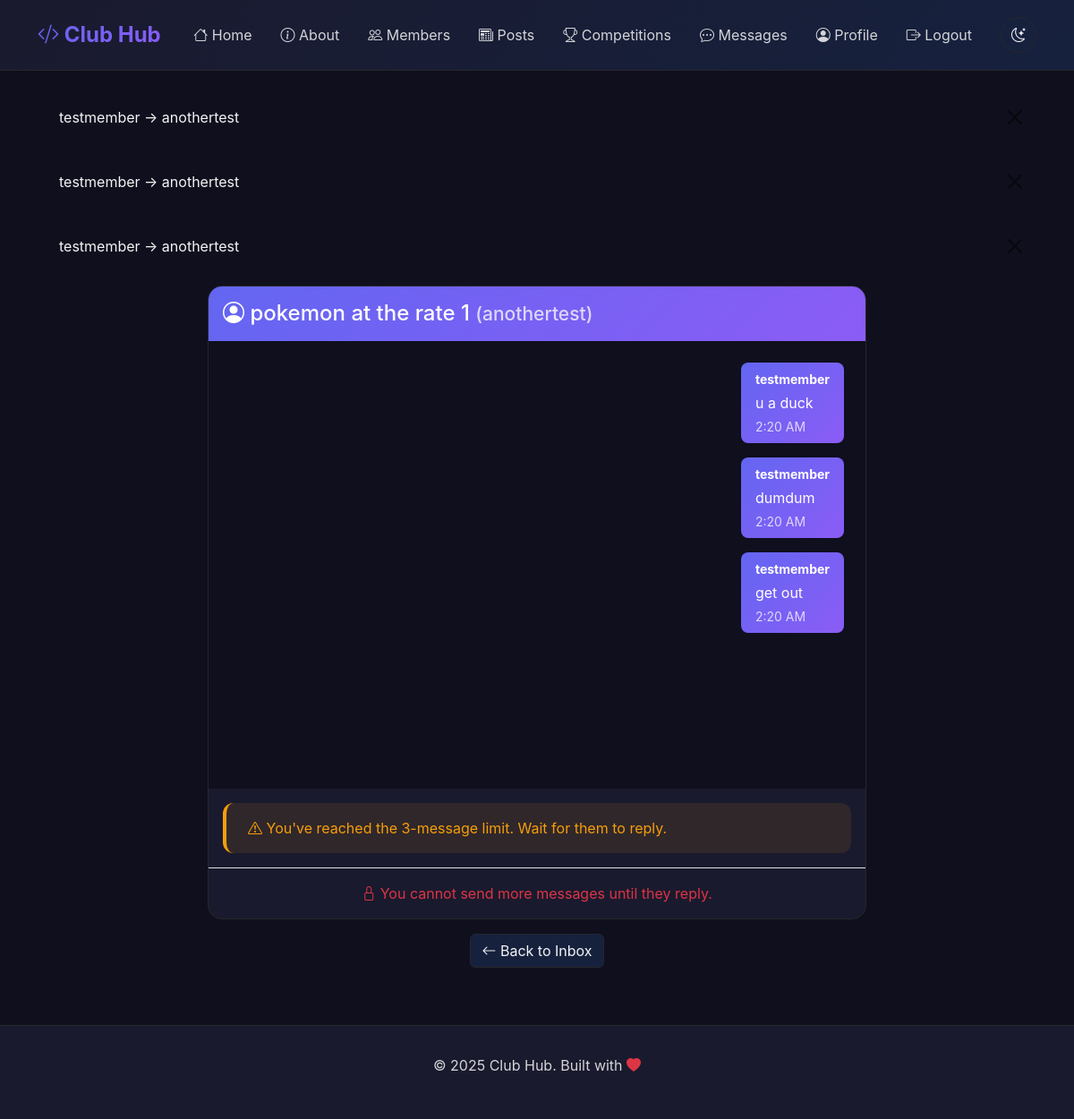
The app's page /messages/conversation/8/ (signed in) with its own data.
### messaging/models.py (models this page shows)
class Message(models.Model):
    conversation = models.ForeignKey(
        Conversation,
        on_delete=models.CASCADE,
        related_name='messages',
        null=True,
        blank=True
    )
    sender = models.ForeignKey(
        settings.AUTH_USER_MODEL,
        on_delete=models.CASCADE,
        related_name='sent_messages'
    )
    receiver = models.ForeignKey(
        settings.AUTH_USER_MODEL,
        on_delete=models.CASCADE,
        related_name='received_messages',
        null=True,
        blank=True
    )
    content = models.TextField()
    is_read = models.BooleanField(default=False)
    created_at = models.DateTimeField(auto_now_add=True)
    is_group_message = models.BooleanField(default=False)
    group_type = models.CharField(
        max_length=20,
        choices=[('all', 'All Members'), ('admin', 'Admins Only')],
        null=True,
        blank=True
    )
    class Meta:
        ordering = ['created_at']
    def __str__(self):
        if self.is_group_message:
            return f"{self.sender.username} → {self.group_type} group"
        return f"{self.sender.username} → {self.receiver.username}"

### accounts/models.py (models this page shows, shortened)
class User(AbstractUser):
    ROLE_CHOICES = [
        ('admin', 'Admin'),
        ('member', 'Member'),
    ]
    role = models.CharField(
        max_length=10,
        choices=ROLE_CHOICES,
        default='member',
        help_text="User role: Admin (full access) or Member (limited access)"
    )
    email = models.EmailField(
        unique=True,
        help_text="Must be unique across all users"
    )
    class Meta:
        ordering = ['-date_joined']
        verbose_name = 'User'
        verbose_name_plural = 'Users'
    @property
    def is_admin(self):
        return self.role == 'admin'

### messaging/views.py (the view)
# urls.py: path('conversation/<int:user_id>/', views.conversation_view, name='conversation'),
@login_required
def conversation_view(request, user_id):
    other_user = get_object_or_404(User, pk=user_id)
    from moderation.models import Block
    if Block.objects.filter(blocker=other_user, blocked=request.user).exists():
        django_messages.error(request, 'You cannot message this user.')
        return redirect('messaging:inbox')
    if Block.objects.filter(blocker=request.user, blocked=other_user).exists():
        django_messages.error(request, 'You have blocked this user.')
        return redirect('messaging:inbox')
    conversation = Conversation.objects.filter(
        Q(user1=request.user, user2=other_user) |
        Q(user1=other_user, user2=request.user)
    ).first()
    if not conversation:
        if request.user.id < other_user.id:
            conversation = Conversation.objects.create(user1=request.user, user2=other_user)
        else:
            conversation = Conversation.objects.create(user1=other_user, user2=request.user)
    Message.objects.filter(
        conversation=conversation,
        receiver=request.user,
        is_read=False
    ).update(is_read=True)
    conv_messages = conversation.messages.select_related('sender').all()
    first_contact = FirstContactTracker.objects.filter(
        sender=request.user,
        receiver=other_user
    ).first()
    can_send = True
    message_limit_warning = None
    if first_contact and not first_contact.receiver_replied:
        if first_contact.message_count >= 3:
            can_send = False
            message_limit_warning = "You've reached the 3-message limit. Wait for them to reply."
        else:
            message_limit_warning = f"First contact: {first_contact.message_count}/3 messages sent. They must reply before you can send more."
    context = {
        'conversation': conversation,
        'other_user': other_user,
        'messages': conv_messages,
        'can_send': can_send,
        'message_limit_warning': message_limit_warning,
    }
    return render(request, 'messaging/conversation.html', context)

### messaging/templates/messaging/conversation.html (shortened to what this page needs)
{% extends 'base.html' %}
{% block content %}
<div class="row justify-content-center">
    <div class="col-lg-8">
        <div class="card-custom p-0 overflow-hidden">
            <div class="p-3" style="background: linear-gradient(135deg, var(--accent-primary), var(--accent-secondary)); color: white;">
                <h4 class="mb-0">
                    <i class="bi bi-person-circle"></i>
                    {{ other_user.first_name }} {{ other_user.last_name }}
                    <small class="opacity-75">({{ other_user.username }})</small>
                </h4>
            </div>
            <div id="messages-container" style="height: 500px; overflow-y: auto; padding: 1.5rem; background: var(--bg-primary);">
                {% for msg in messages %}
                    <div class="d-flex mb-3 {% if msg.sender == user %}justify-content-end{% endif %}">
                        <div style="max-width: 70%;">
                            <div class="px-3 py-2 rounded-3 {% if msg.sender == user %}text-white{% else %}text-dark{% endif %}"
                                 style="background: {% if msg.sender == user %}linear-gradient(135deg, #6366f1, #8b5cf6){% else %}var(--bg-tertiary){% endif %};">
                                <div class="small fw-bold mb-1">{{ msg.sender.username }}</div>
                                <div style="white-space: pre-wrap;">{{ msg.content }}</div>
                                <div class="small opacity-75 mt-1">{{ msg.created_at|date:"g:i A" }}</div>
                            </div>
                        </div>
                    </div>
                {% endfor %}
            </div>
            {% if message_limit_warning %}
                <div class="alert alert-warning m-3">
                    <i class="bi bi-exclamation-triangle"></i> {{ message_limit_warning }}
                </div>
            {% endif %}
            {% if can_send %}
                <form method="post" action="{% url 'messaging:send' other_user.id %}" class="p-3 border-top">
                    {% csrf_token %}
                    <div class="input-group">
                        <textarea name="content" id="message-input" rows="2" placeholder="Type a message..."
                                  class="form-control" required style="resize: none;"></textarea>
                        <button type="submit" class="btn btn-primary">
                            <i class="bi bi-send"></i> Send
                        </button>
                    </div>
                </form>
            {% else %}
                <div class="p-3 text-center text-danger border-top">
                    <i class="bi bi-lock"></i> You cannot send more messages until they reply.
                </div>
            {% endif %}
        </div>
        <div class="text-center mt-3">
            <a href="{% url 'messaging:inbox' %}" class="btn btn-secondary">
                <i class="bi bi-arrow-left"></i> Back to Inbox
            </a>
        </div>
    </div>
</div>
{% endblock %}

### templates/base.html (shortened to what this page needs)
<!DOCTYPE html>
<html lang="en" data-theme="dark">
<head>
    <link href="https://cdn.jsdelivr.net/npm/bootstrap@5.3.2/dist/css/bootstrap.min.css" rel="stylesheet">
    <link rel="stylesheet" href="https://cdn.jsdelivr.net/npm/bootstrap-icons@1.11.3/font/bootstrap-icons.min.css">
</head>
<body>
    <nav class="navbar navbar-expand-lg navbar-custom sticky-top">
        <div class="container">
            <a class="navbar-brand" href="{% url 'core:home' %}">
                <i class="bi bi-code-slash"></i> Club Hub
            </a>
            <div class="collapse navbar-collapse" id="navbarNav">
                <ul class="navbar-nav ms-auto align-items-center">
                    <li class="nav-item"><a class="nav-link" href="{% url 'core:home' %}"><i class="bi bi-house"></i> Home</a></li>
                    <li class="nav-item"><a class="nav-link" href="{% url 'core:about' %}"><i class="bi bi-info-circle"></i> About</a></li>
                    {% if user.is_authenticated %}
                        <li class="nav-item"><a class="nav-link" href="{% url 'accounts:members' %}"><i class="bi bi-people"></i> Members</a></li>
                        <li class="nav-item"><a class="nav-link" href="{% url 'posts:list' %}"><i class="bi bi-newspaper"></i> Posts</a></li>
                        <li class="nav-item"><a class="nav-link" href="{% url 'competitions:list' %}"><i class="bi bi-trophy"></i> Competitions</a></li>
                        <li class="nav-item">
                            <a class="nav-link" href="{% url 'messaging:inbox' %}">
                                <i class="bi bi-chat-dots"></i> Messages
                            </a>
                        </li>
                        <li class="nav-item"><a class="nav-link" href="{% url 'accounts:profile' %}"><i class="bi bi-person-circle"></i> Profile</a></li>
                        <li class="nav-item"><a class="nav-link" href="{% url 'accounts:logout' %}"><i class="bi bi-box-arrow-right"></i> Logout</a></li>
                    {% else %}
                        <li class="nav-item"><a class="nav-link" href="{% url 'applications:apply' %}"><i class="bi bi-file-earmark-text"></i> Apply</a></li>
                        <li class="nav-item"><a class="nav-link" href="{% url 'accounts:login' %}"><i class="bi bi-box-arrow-in-right"></i> Login</a></li>
                    {% endif %}
                    <li class="nav-item ms-3">
                        <button class="theme-toggle" onclick="toggleTheme()">
                            <i class="bi bi-moon-stars" id="theme-icon"></i>
                        </button>
                    </li>
                </ul>
            </div>
        </div>
    </nav>
    <div class="container my-4">
        {% if messages %}
            {% for message in messages %}
                <div class="alert alert-{{ message.tags }} alert-dismissible fade show">
                    {{ message }}
                    <button type="button" class="btn-close" data-bs-dismiss="alert"></button>
                </div>
            {% endfor %}
        {% endif %}
        {% block content %}{% endblock %}
    </div>
    <footer>
        <div class="container">
            <p>&copy; 2025 Club Hub. Built with <i class="bi bi-heart-fill text-danger"></i></p>
        </div>
    </footer>
</body>
</html>

### templates/base.html (style rules this page uses)
:root[data-theme="dark"] { --bg-primary: #0f0f1e; --bg-secondary: #1a1a2e; --bg-tertiary: #16213e; --text-primary: #f4f4f5; --text-secondary: #d4d4d8; --text-muted: #a1a1aa; --accent-primary: #6366f1; --accent-secondary: #8b5cf6; --border-color: #27272a; --success: #10b981; --warning: #f59e0b; --danger: #ef4444; --input-bg: #1a1a2e; --input-text: #f4f4f5; }
* { margin: 0; padding: 0; box-sizing: border-box; }
body { background: var(--bg-primary); color: var(--text-primary); font-family: 'Inter', -apple-system, BlinkMacSystemFont, 'Segoe UI', sans-serif; min-height: 100vh; transition: background 0.3s, color 0.3s; }
.navbar-custom { background: linear-gradient(135deg, var(--bg-secondary) 0%, var(--bg-tertiary) 100%); backdrop-filter: blur(10px); border-bottom: 1px solid var(--border-color); padding: 1rem 0; }
.navbar-brand { background: linear-gradient(135deg, var(--accent-primary), var(--accent-secondary)); -webkit-background-clip: text; -webkit-text-fill-color: transparent; font-weight: 700; font-size: 1.5rem; }
.nav-link { color: var(--text-secondary) !important; transition: color 0.3s; margin: 0 0.5rem; }
.theme-toggle { background: var(--bg-tertiary); border: 1px solid var(--border-color); color: var(--text-primary); border-radius: 50%; width: 40px; height: 40px; display: flex; align-items: center; justify-content: center; cursor: pointer; transition: all 0.3s; }
.btn-secondary, .btn-outline-secondary { background: var(--bg-tertiary); border: 1px solid var(--border-color); color: var(--text-primary) !important; }
.card-custom { background: var(--bg-secondary); border: 1px solid var(--border-color); border-radius: 16px; padding: 2rem; transition: transform 0.3s, box-shadow 0.3s; }
.alert { border-radius: 12px; border: none; padding: 1rem 1.5rem; }
.alert-warning { background: rgba(245, 158, 11, 0.1); border-left: 4px solid var(--warning); color: var(--warning); }
footer { background: var(--bg-secondary); border-top: 1px solid var(--border-color); padding: 2rem 0; margin-top: 4rem; text-align: center; color: var(--text-secondary); }

### records on screen
Message: is_group_message+sender+receiver "testmember → anothertest", sender.username "testmember", content "u a duck", created_at "2:20 AM"
Message: is_group_message+sender+receiver "testmember → anothertest", sender.username "testmember", content "dumdum", created_at "2:20 AM"
Message: is_group_message+sender+receiver "testmember → anothertest", sender.username "testmember", content "get out", created_at "2:20 AM"
User: first_name "pokemon", last_name "at the rate 1", username "anothertest"

### other values on screen
{{ message_limit_warning }} "You've reached the 3-message limit. Wait for them to reply."
